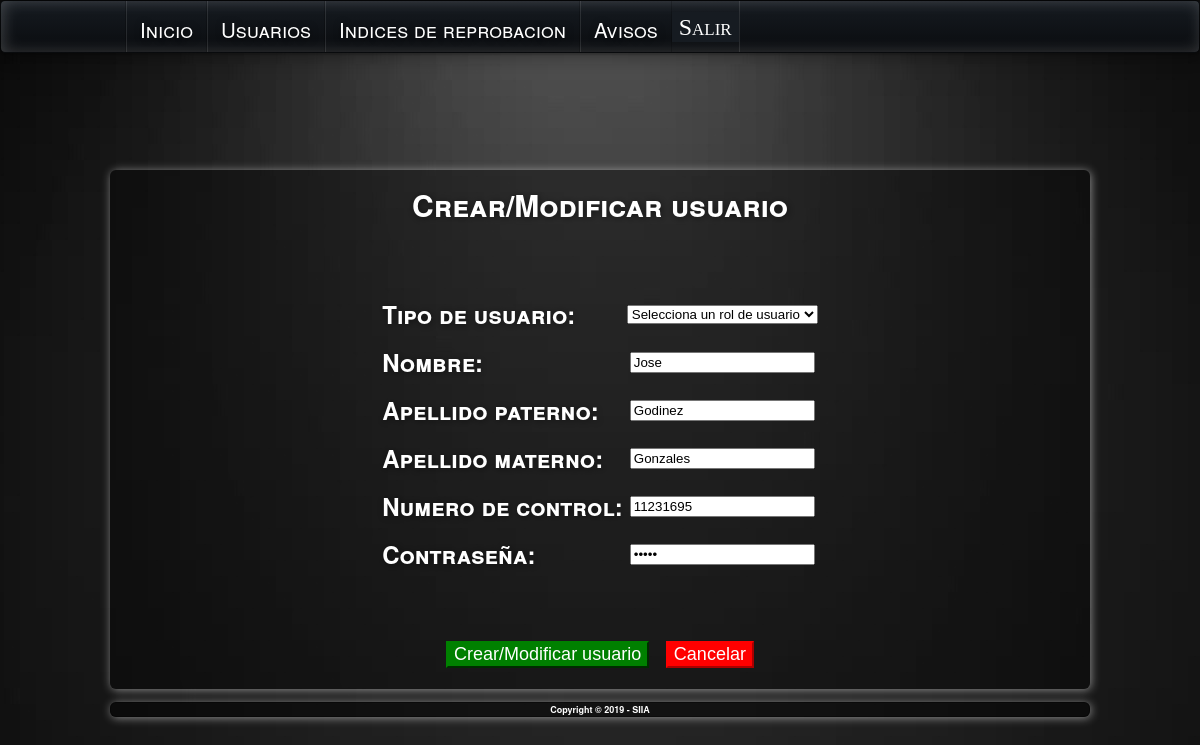
Screenshot of /interfaz_administrador/CrearUsuario.php?numControlEdit=11231695 (signed in) with the database file from the repository.
### tables this page shows
CREATE TABLE `usuarios` (
  `numControl` varchar(8) NOT NULL,
  `password` varchar(10) NOT NULL,
  `rol_id` int(8) NOT NULL,
  `nombre` varchar(50) NOT NULL,
  `ApPaterno` varchar(50) NOT NULL,
  `ApMaterno` varchar(50) NOT NULL
);

### database/database.php (called while the page is built)
<?php
class Database{
    private $host;
    private $db;
    private $user;
    private $password;
    private $charset;
    public function __construct(){
        $this->host = 'localhost';
        $this->db = 'proyectofinal';
        $this->user = 'root';
        $this->password = '';
        $this->charset = 'utf8mb4';
    }
    function connect(){
        try{
            $connection = "mysql:host=" . $this->host . ";dbname=" . $this->db . ";charset=" . $this->charset;
            $options = [
                PDO::ATTR_ERRMODE            => PDO::ERRMODE_EXCEPTION,
                PDO::ATTR_EMULATE_PREPARES   => false,
            ];
            $pdo = new PDO($connection, $this->user, $this->password, $options);
            return $pdo;
        }catch(PDOException $e){
            print_r('Error connection: ' . $e->getMessage());
        }
    }
}
?>

### interfaz_administrador/CrearUsuario.php (the view, shortened to what this page needs)
<html lang="es-mx">
    <head>
        <link href="../styles/cerrarSesion.css" rel="stylesheet" type="text/css">
        <link href="../styles/Site.css" rel="stylesheet" type="text/css">
        <link href="../styles/MenuHorizontalAnimado.css" rel="stylesheet" type="text/css">
    </head>
    <body>
        <header>
            <form action="#" method="POST">
            <nav class="dark w-shadow">
                <div id="MenuPrincipal" class="nav-container" >
                    <ul id="nodoPrincipal" class="nav-menu slideUp w-divider">
                        <li><a href="Menu_Administrador.php"><h1>Inicio</h1></a></li>
                        <li class="nav-dropdown">
                            <a href="Usuario.php"><h1>Usuarios</h1></a>
                        </li>
                        <li><a href="IndicesReprobacion.php"><h1>Indices de reprobacion</h1></a></li>
                        <li><a href="Avisos.php"><h1>Avisos</h1></a></li>
                        <li><input type="submit" name="cerrarSesion" value="Salir"
                        class="cerrarSesion w-divider"></li>
                    </ul>
                </div>
            </nav>
            </form>
        </header>
        <div class="page">
            <section class="main">
                <div id="divBienvenida" style=" font-size:15pt ; text-align:center ; width :100% ">
                    <h2>Crear/Modificar usuario</h2>
                    <br>
                    <br>
                    <?php
        include_once '../database/database.php';
        if(isset($_GET["numControlEdit"])){
        $db = new Database();
		$numControlEdit=($_GET["numControlEdit"]);
		$datos= $db->connect()->query("SELECT * from usuarios where numControl='$numControlEdit'");
        $row=$datos->fetch(PDO::FETCH_ASSOC);
        }
	?>
                <form action="#" method="post">
                <table align="center">
                <tr>
                <th align="left"><h2>Tipo de usuario: </h2></th>
                <th><select name="rol_id" required>
                <option selected="true" disabled="disabled">Selecciona un rol de usuario</option>
                </select></th>
                </tr>
                <tr>
                <th align="left"><h2>Nombre: </h2></th>
                <th><input type="text" name="nombre" value="<?php
                if(isset($row)){
                    echo ($row['nombre']);
                }?>" required pattern="[A-Za-z\sáéíóú]+"></th>
                </tr>
                <tr>
                <th align="left"><h2>Apellido paterno: </h2></th>
                <th><input type="text" name="apP" value="<?php
                if(isset($row)){
                echo ($row['ApPaterno']);
                }?>" required pattern="[A-Za-z\sáéíóú]+"></th>
                </tr>
                 <tr>
                <th align="left"><h2>Apellido materno: </h2></th>
                <th><input type="text" name="apM" value="<?php
                if(isset($row)){
                echo ($row['ApMaterno']);
                }?>" required pattern="[A-Za-z\sáéíóú]+"></th>
                </tr>
                 <tr>
                <th align="left"><h2>Numero de control: </h2></th>
                <th><input type="text" name="numeroControl" value="<?php if(isset($row)){
                    echo ($row['numControl']);
                }?>" required pattern="[0-9]{8}"></th>
                </tr>
                 <tr>
                <th align="left"><h2>Contraseña: </h2></th>
                <th><input type="password" name="pass" value="<?php
                if(isset($row)){
                echo ($row['password']);
                }?>" required minlength="5" maxlength="40" required pattern="[A-Za-z0-9]+"></th>
                </tr>
                </table>
                <br><br>
                <input type="submit" name="CrearModUsuario" value="Crear/Modificar usuario"
                style="background: green; color: white ; border-color: green; font-size: 18px;">
                <input type="submit" name="Cancelar" value="Cancelar"
            style="background: red; color: white ; border-color: red; font-size: 18px;">
                </form>
                </div>
            </section>
        </div>
        <footer class="footer">
            <strong>Copyright © 2019 - SIIA</strong>
        </footer>
    </body>
</html>

### styles/cerrarSesion.css (style rules this page uses)
.cerrarSesion { font-family: "Calibri"; font-size: 24px; background: #161b21; -webkit-box-shadow: inset 2px 0px 15px rgba( 255, 255, 255, 0), 2px 5px 15px rgba(0, 0, 0, 0), 0px 2px 2px rgba( 0, 0, 0, 0); -moz-box-shadow: inset 2px 0px 15px rgba( 255, 255, 255, 0), 2px 5px 15px rgba(0, 0, 0, 0), 0px 2px 2px rgba( 0, 0, 0, 0); box-shadow: inset 2px 0px 15px rgba( 255, 255, 255, 0), 2px 5px 15px rgba(0, 0, 0, 0), 0px 2px 2px rgba( 0, 0, 0, 0); color: #fff; border: 1px solid rgba(0, 0, 0, 0); color: #ffffff; font-variant: small-caps; text-transform: none; font-weight: 200; margin-bottom: 10px; margin-top: 11px; height: 30px; }
.cerrarSesion:after { position: absolute; bottom: -20px; left: 0px; right: 0px; background: rgba(0, 0, 0, 0); z-index: -1; height: 7px; -webkit-box-shadow: 0px 0px 15px rgba(0, 0, 0, 0); -moz-box-shadow: 0px 0px 15px rgba(0, 0, 0, 0); box-shadow: 0px 0px 15px rgba(0, 0, 0, 0); content: ' '; position: absolute; height: 0px; bottom: 0px; left: 5%; right: 5%; }

### styles/Site.css (style rules this page uses)
* { box-sizing: border-box; }
body { -ms-flex: 50%; flex: 50%; max-width: 100%; }
body { font-size: .80em; font-family: "Helvetica Neue" , "Lucida Grande" , "Segoe UI" , Arial, Helvetica, Verdana, sans-serif; margin: 0px; padding: 0px; color: #ffffff; position: absolute; width: 100%; background-image: url("../img/background.jpg"); background-repeat: no-repeat; background-position: center center; background-attachment: fixed; }
.page { width: 980px; height: 50%; background-color: rgba(0, 0, 0, 0.363); margin: 170px auto 3px auto; border: 1px solid #00000000; font-size:24px; box-shadow: 1px 1px 10px rgba(255, 255, 255, 0.5); -webkit-box-shadow: 1px 1px 10px rgba(255, 255, 255, 0.5); -moz-box-shadow: 1px 1px 10px rgba(255, 255, 255, 0.5); -o-box-shadow: 1px 1px 10px rgba(255, 255, 255, 0.5); border-radius : 6px; -webkit-border-radius: 6px; -moz-border-radius: 3px; -o-border-radius: 6px; }
.footer { width: 980px; height: 100%; border: 1px solid #0000005e; background-color: rgba(0, 0, 0, 0.493); margin: 13px auto 10px auto; text-align:center; font-size:9px; box-shadow: 1px 1px 10px rgba(255, 255, 255, 0.5); -webkit-box-shadow: 1px 1px 10px rgba(255, 255, 255, 0.5); -moz-box-shadow: 1px 1px 10px rgba(255, 255, 255, 0.5); -o-box-shadow: 1px 1px 10px rgba(255, 255, 255, 0.5); border-radius : 6px; -webkit-border-radius: 6px; -moz-border-radius: 3px; -o-border-radius: 6px; }
a:link, a:visited { color: #034af3; }
h1, h2, h3, h4, h5, h6 { font-size: 14px; color: #ffffff; font-variant: small-caps; text-transform: none; font-weight: 200; margin-bottom: 5px; margin-top: 5px; text-shadow: 1px 1px 7px rgba(0,0,0,0.5); -webkit-text-shadow: 1px 1px 7px rgba(0,0,0,0.5); -moz-text-shadow: 1px 1px 7px rgba(0,0,0,0.5); -o-text-shadow: 1px 1px 7px rgba(0,0,0,0.5); }
h1 { font-size: 1.6em; padding-bottom: 0px; margin-bottom: 0px; }
h2 { font-size: 1.5em; font-weight: 600; }
header { position:fixed; top:0px; width:100%; margin-right: auto; margin-left: auto; }
.main { padding: 0px 12px; margin: 12px 8px 8px 8px; min-height: 420px; }

### rows the page displays
usuarios: nombre "Jose", apP "Godinez", apM "Gonzales", numeroControl "11231695"
